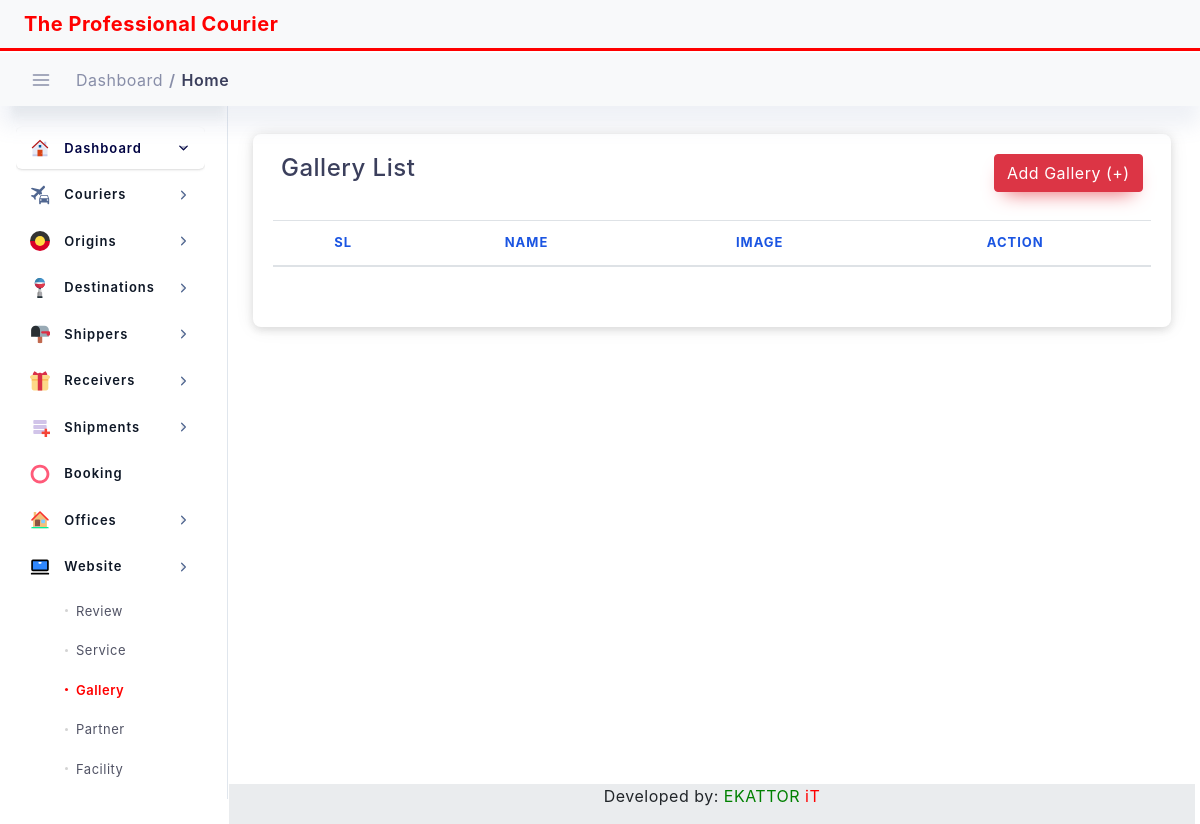
Page /gallery_list on the earlier database version.
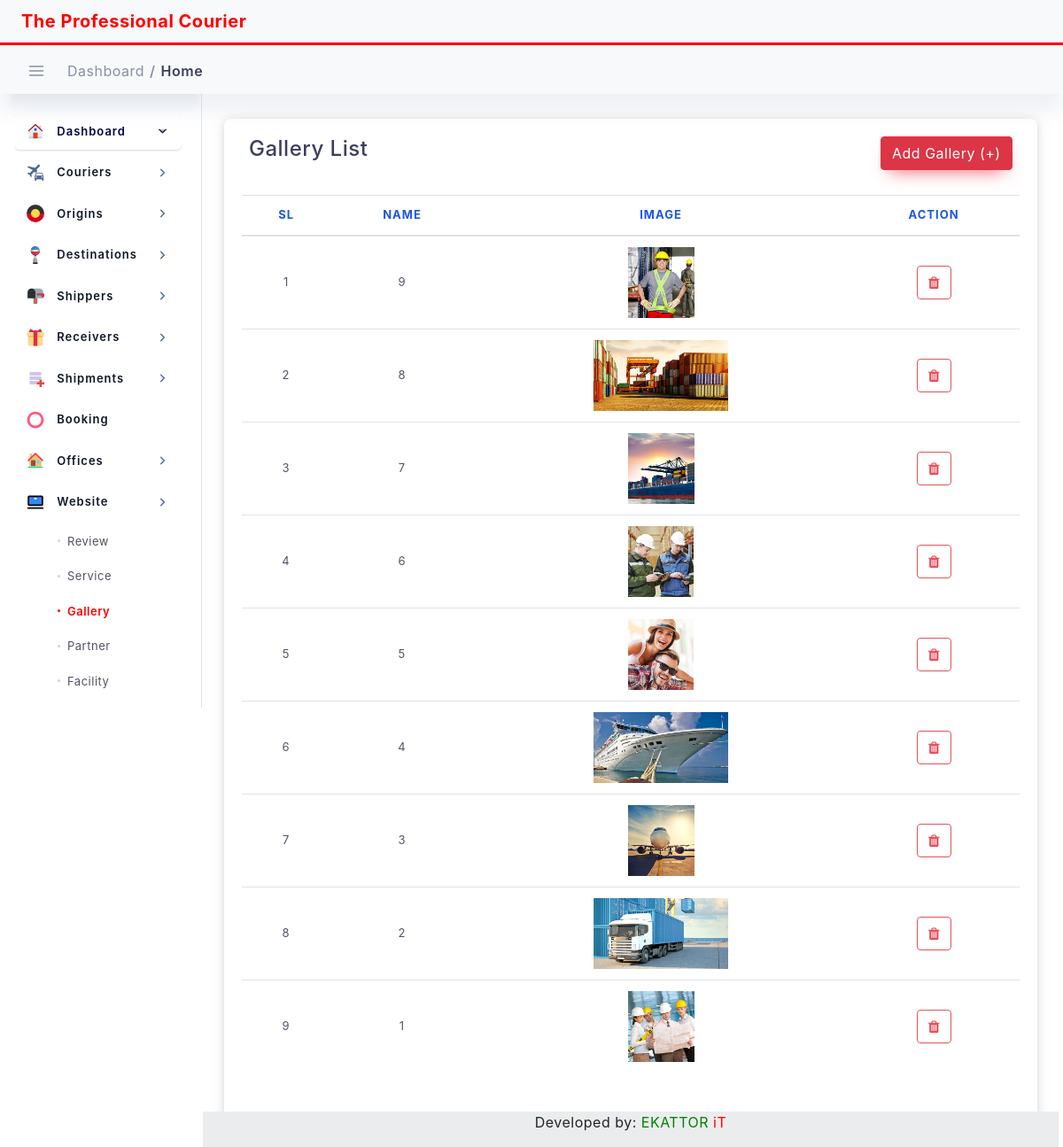
Same page on the later database version.
### webApp/models.py (models this page shows, shortened)
class Gallery(models.Model):
    name = models.CharField(max_length=100)
    image = models.ImageField(upload_to='gallery')

### webApp/views.py (the view)
# urls.py: path('gallery_list', views.GalleryList.as_view(), name="gallery-list"),
class GalleryList(ListView):
    model = Gallery
    template_name = 'web_data/gallery_list.html'
    context_object_name = 'office'
    def get_context_data(self, **kwargs):
        context = super().get_context_data(**kwargs)
        context["title"] = "Gallery List"
        context["nav_bar"] = "gallery"
        context['gallery'] = self.model.objects.all().order_by('-id')
        return context

### templates/web_data/gallery_list.html (shortened to what this page needs)
{% extends "base.html" %}
{% load static %}
{% block content %}
<div class="col-lg-12 p-4">
    <div class="statbox widget box box-shadow">
        <div class="widget-header">
            <div class="row">
                <div class="mb-1 col-lg-8">
                    <h4>Gallery List</h4>
                </div>
                <div class="mb-1 col-lg-4">
                    <a href="{% url 'new-gallery' %}" class="btn btn-danger float-right">Add Gallery (+)</a>
                </div>
            </div>
        </div>
        <br>
        <div class="scrollme">
            <table id="dataTable" class="table table-hover">
                <thead>
                <tr>
                    <th style="text-align:center">SL</th>
                    <th style="text-align:center">Name</th>
                    <th style="text-align:center">Image</th>
                    <th style="text-align:center">Action</th>
                </tr>
                </thead>
                <tbody>
                {% for item in gallery %}
                <tr>
                    <td style="text-align:center">{{forloop.counter}}</td>
                    <td style="text-align:center">{{item.name}}</td>
                    <td style="text-align:center"><img src="{{ item.image.url }}" alt=""  height="80" /></td>
                    <td style="text-align:center">
                        <button class="btn btn-outline-danger" data-toggle="modal"
                                            data-target="#deletemodal{{item.id}}">
                                        <i class="fa fa-trash"></i>
                        </button>
                    </td>
                </tr>
                {% endfor %}
                </tbody>
            </table>
            <div class="d-flex justify-content-center">
            </div>
        </div>
    </div>
</div>
{% endblock content %}

Differences in the rows shown:
added Gallery: name "9", image (picture)
added Gallery: name "8", image (picture)
added Gallery: name "7", image (picture)
added Gallery: name "6", image (picture)
added Gallery: name "5", image (picture)
added Gallery: name "4", image (picture)
added Gallery: name "3", image (picture)
added Gallery: name "2", image (picture)
added Gallery: name "1", image (picture)
